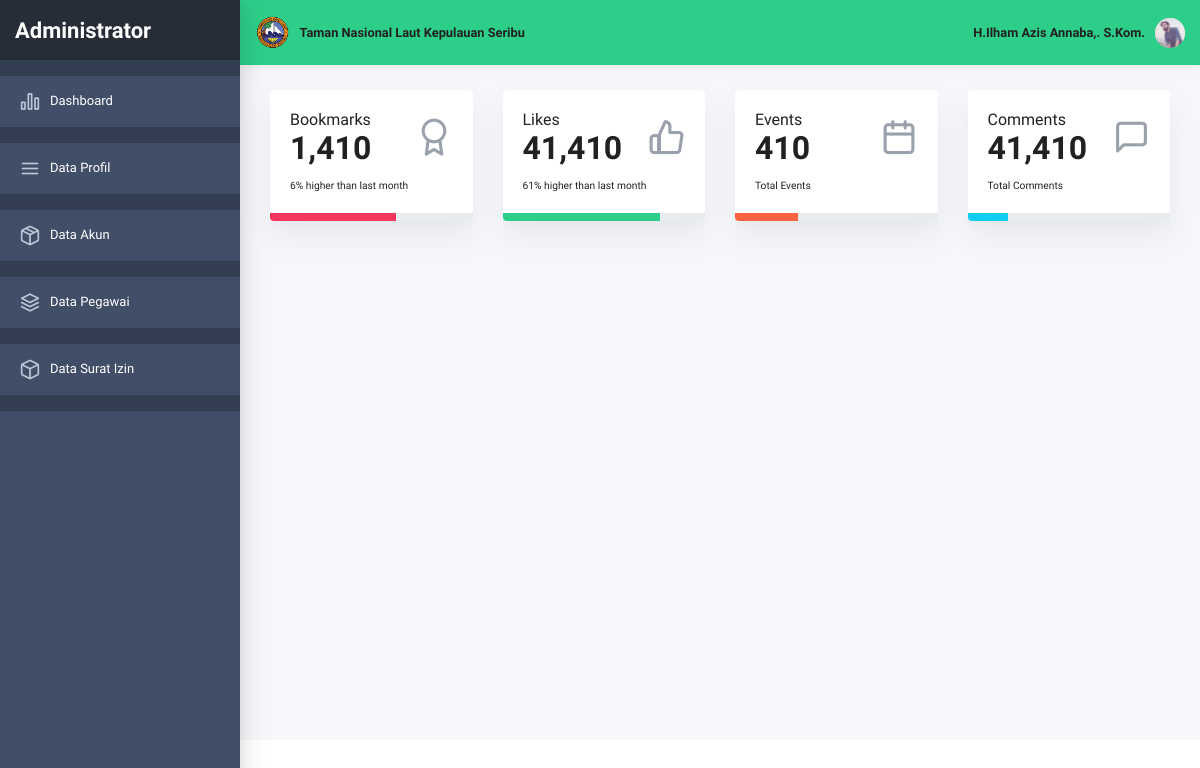
Screenshot of /admin/index.php (signed in) with the database file from the repository.
### tables this page shows
CREATE TABLE `profil` (
  `id` bigint(20) NOT NULL,
  `nip_lama` varchar(150) NOT NULL,
  `nip_baru` varchar(150) NOT NULL,
  `bukti_berkas_nip` varchar(150) NOT NULL,
  `nama_lengkap` varchar(150) NOT NULL,
  `gelar_depan` varchar(150) NOT NULL,
  `bukti_gelar_depan_1` varchar(150) NOT NULL,
  `bukti_gelar_depan_2` varchar(150) NOT NULL,
  `gelar_belakang` varchar(150) NOT NULL,
  `bukti_gelar_belakang_1` varchar(150) NOT NULL,
  `bukti_gelar_belakang_2` varchar(150) NOT NULL,
  `bukti_gelar_belakang_3` varchar(150) NOT NULL,
  `jenis_kelamin` varchar(150) NOT NULL,
  `agama` varchar(150) NOT NULL,
  `golongan_darah` varchar(150) NOT NULL,
  `perkawinan` varchar(150) NOT NULL,
  `hobi` varchar(150) NOT NULL,
  `berkas_photo` varchar(150) NOT NULL
);

### admin/index.php (the view, shortened to what this page needs)
<!doctype html>
<html class="no-js" lang="en">
    <head>
        <link rel="stylesheet" href="../plugins/bootstrap/dist/css/bootstrap.min.css">
        <link rel="stylesheet" href="../plugins/fontawesome-free/css/all.min.css">
        <link rel="stylesheet" href="../plugins/icon-kit/dist/css/iconkit.min.css">
        <link rel="stylesheet" href="../plugins/ionicons/dist/css/ionicons.min.css">
        <link rel="stylesheet" href="../plugins/perfect-scrollbar/css/perfect-scrollbar.css">
        <link rel="stylesheet" href="../plugins/datatables.net-bs4/css/dataTables.bootstrap4.min.css">
        <link rel="stylesheet" href="../plugins/jvectormap/jquery-jvectormap.css">
        <link rel="stylesheet" href="../plugins/tempusdominus-bootstrap-4/build/css/tempusdominus-bootstrap-4.min.css">
        <link rel="stylesheet" href="../plugins/weather-icons/css/weather-icons.min.css">
        <link rel="stylesheet" href="../plugins/c3/c3.min.css">
        <link rel="stylesheet" href="../plugins/owl.carousel/dist/assets/owl.carousel.min.css">
        <link rel="stylesheet" href="../plugins/owl.carousel/dist/assets/owl.theme.default.min.css">
        <link rel="stylesheet" href="../dist/css/theme.min.css">
    </head>
    <body>
        <?php
              include "../koneksi.php";
              $id = $_SESSION['id'];
              $query="SELECT * FROM profil where id='$id'";
              $sql = mysqli_query ($connect,$query);
              while ($hasil = mysqli_fetch_array($sql)) {
                $nama_lengkap = $hasil ['nama_lengkap'];
                $gelar_depan = $hasil ['gelar_depan'];
                $gelar_belakang = $hasil ['gelar_belakang'];
                ?>
              <?php } ?>
        <div class="wrapper">
            <header class="header-top" header-theme="green">
                <div class="container-fluid">
                    <div class="d-flex justify-content-between">
                        <div class="top-menu d-flex align-items-center">
                        <img src="../img/auth/login-bgtnlks.png" style="max-height: 35px">
                        <b><span >&nbsp;&nbsp;&nbsp;Taman Nasional Laut Kepulauan Seribu</span></b>
                         </div>
                        <div class="top-menu d-flex align-items-center">
                        <span><b><?php echo $gelar_depan; echo $nama_lengkap; echo $gelar_belakang; ?></span></b>
                        <div class="dropdown">
                                <a class="dropdown-toggle" href="#" id="userDropdown" role="button" data-toggle="dropdown" aria-haspopup="true" aria-expanded="false"><img class="avatar" src="../img/user.jpg" alt=""></a>
                            </div>
                        </div>
                    </div>
                </div>
            </header>
            <div class="page-wrap">
                <div class="app-sidebar colored">
                <div class="sidebar-header">
                <a class="header-brand" >
                            <span class="text">Administrator</span>
                        </a>
                    </div>
                    <div class="sidebar-content">
                        <div class="nav-container">
                            <nav id="main-menu-navigation" class="navigation-main">
                            <div class="nav-lavel"></div>
                                <div class="nav-item">
                                    <a href=" "><i class="ik ik-bar-chart-2"></i><span>Dashboard</span></a>
                                </div>
                                <div class="nav-lavel"></div>
                                <div class="nav-item">
                                    <a href="data_profil.php"><i class="ik ik-menu"></i><span>Data Profil</span></a>
                                </div>
                                <div class="nav-lavel"></div>
                                <div class="nav-item">
                                    <a href="data_akun.php"><i class="ik ik-package"></i><span>Data Akun</span></a>
                                </div>
                                <div class="nav-lavel"></div>
                                <div class="nav-item">
                                    <a href="data_pegawai.php"><i class="ik ik-layers"></i><span>Data Pegawai</span></a>
                                </div>
                                <div class="nav-lavel"></div>
                                <div class="nav-item">
                                    <a href="#"><i class="ik ik-box"></i><span>Data Surat Izin</span></a>
                                </div>
                                <div class="nav-lavel"></div>
                            </nav>
                        </div>
                    </div>
                </div>
                <div class="main-content">
                    <div class="container-fluid">
                        <div class="row clearfix">
                            <div class="col-lg-3 col-md-6 col-sm-12">
                                <div class="widget">
                                    <div class="widget-body">
                                        <div class="d-flex justify-content-between align-items-center">
                                            <div class="state">
                                                <h6>Bookmarks</h6>
                                                <h2>1,410</h2>
                                            </div>
                                            <div class="icon">
                                                <i class="ik ik-award"></i>
                                            </div>
                                        </div>
                                        <small class="text-small mt-10 d-block">6% higher than last month</small>
                                    </div>
                                    <div class="progress progress-sm">
                                        <div class="progress-bar bg-danger" role="progressbar" aria-valuenow="62" aria-valuemin="0" aria-valuemax="100" style="width: 62%;"></div>
                                    </div>
                                </div>
                            </div>
                            <div class="col-lg-3 col-md-6 col-sm-12">
                                <div class="widget">
                                    <div class="widget-body">
                                        <div class="d-flex justify-content-between align-items-center">
                                            <div class="state">
                                                <h6>Likes</h6>
                                                <h2>41,410</h2>
                                            </div>
                                            <div class="icon">
                                                <i class="ik ik-thumbs-up"></i>
                                            </div>
                                        </div>
                                        <small class="text-small mt-10 d-block">61% higher than last month</small>
                                    </div>
                                    <div class="progress progress-sm">
                                        <div class="progress-bar bg-success" role="progressbar" aria-valuenow="78" aria-valuemin="0" aria-valuemax="100" style="width: 78%;"></div>
                                    </div>
                                </div>
                            </div>
                            <div class="col-lg-3 col-md-6 col-sm-12">
                                <div class="widget">
                                    <div class="widget-body">
                                        <div class="d-flex justify-content-between align-items-center">
                                            <div class="state">
                                                <h6>Events</h6>
                                                <h2>410</h2>
                                            </div>
                                            <div class="icon">
                                                <i class="ik ik-calendar"></i>
                                            </div>
                                        </div>
                                        <small class="text-small mt-10 d-block">Total Events</small>
                                    </div>
                                    <div class="progress progress-sm">
                                        <div class="progress-bar bg-warning" role="progressbar" aria-valuenow="31" aria-valuemin="0" aria-valuemax="100" style="width: 31%;"></div>
                                    </div>
                                </div>
                            </div>
                            <div class="col-lg-3 col-md-6 col-sm-12">
                                <div class="widget">
                                    <div class="widget-body">
                                        <div class="d-flex justify-content-between align-items-center">
                                            <div class="state">
                                                <h6>Comments</h6>
                                                <h2>41,410</h2>
                                            </div>
                                            <div class="icon">
                                                <i class="ik ik-message-square"></i>
                                            </div>
                                        </div>
                                        <small class="text-small mt-10 d-block">Total Comments</small>
                                    </div>
                                    <div class="progress progress-sm">
                                        <div class="progress-bar bg-info" role="progressbar" aria-valuenow="20" aria-valuemin="0" aria-valuemax="100" style="width: 20%;"></div>
                                    </div>
                                </div>
                            </div>
                        </div>
    </body>
</html>

### rows the page displays
profil: gelar_depan "H.", nama_lengkap "Ilham Azis Annaba", gelar_belakang ",. S.Kom."
